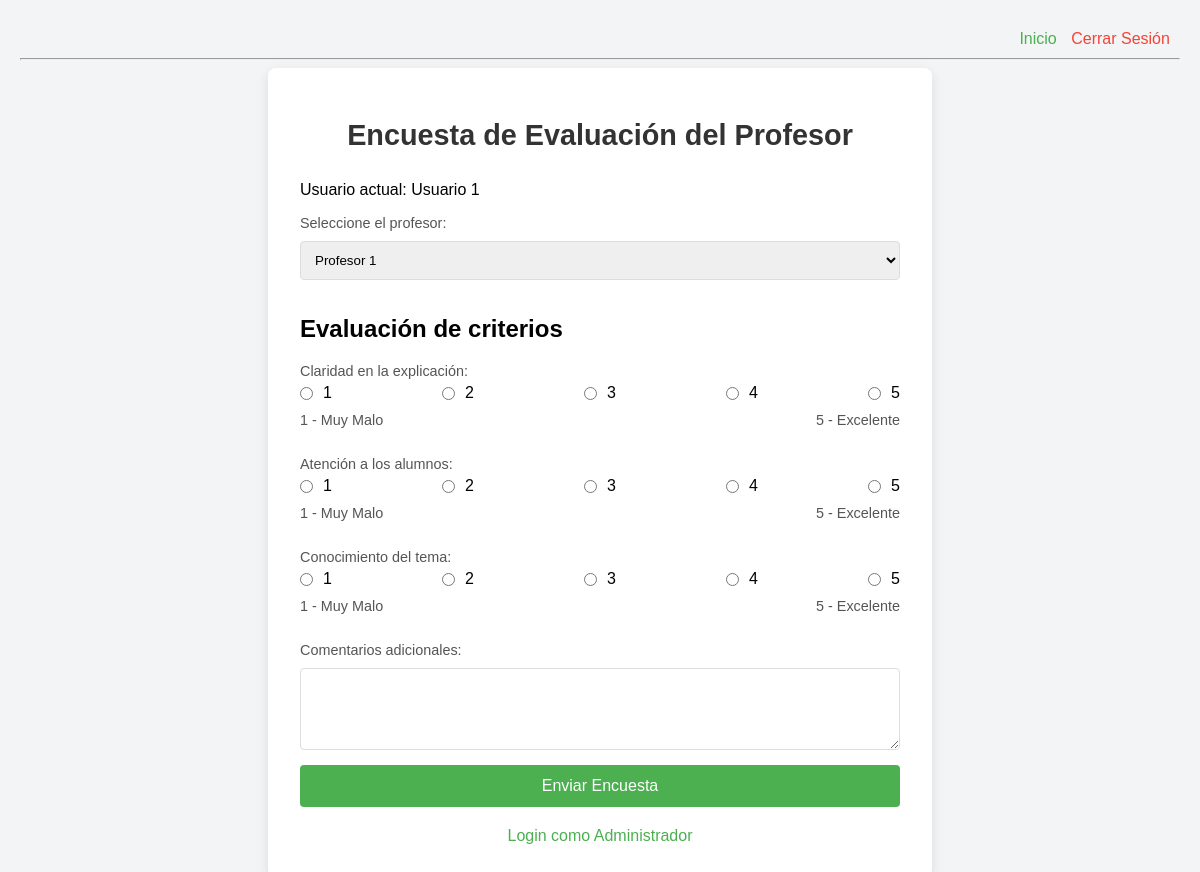
The app's page /views/encuesta/index.php (signed in) with its own data.
### tables this page shows
CREATE TABLE IF NOT EXISTS criterios (
    id INT AUTO_INCREMENT PRIMARY KEY,
    descripcion VARCHAR(255) NOT NULL
);

### views/encuesta/index.php (the view, shortened to what this page needs)
<?php
include '../includes/header.php';
?>
<!DOCTYPE html>
<html lang="es">
<head>
    <link rel="stylesheet" href="../statics/css/styles.css">
</head>
<body>
    <div class="form-container">
        <h1>Encuesta de Evaluación del Profesor</h1>
        <?php
        $conn = connectDB();
        ?>
        <p>Usuario actual: <?php echo isset($_SESSION['username']) ? $_SESSION['username'] : 'Invitado'; ?></p>
        <form action="../public/guardar_respuestas.php" method="post">
            <label for="profesor" class="profesor-label">Seleccione el profesor:</label>
            <select name="profesor_id" id="profesor" required>
                <?php
                $result = $conn->query("SELECT id, nombre FROM profesores");
                while ($row = $result->fetch_assoc()) {
                    echo "<option value='{$row['id']}'>{$row['nombre']}</option>";
                }
                ?>
            </select>
            <h2>Evaluación de criterios</h2>
            <?php
            $result = $conn->query("SELECT id, descripcion FROM criterios");
            while ($row = $result->fetch_assoc()) {
                echo "<label>{$row['descripcion']}:</label>";
                echo "<div class='radio-group'>";
                for ($i = 1; $i <= 5; $i++) {
                    echo "<div style='display: flex; align-items: center;'>";
                    echo "<input type='radio' name='criterio_{$row['id']}' value='{$i}' required> ";
                    echo "<span>{$i}</span>";
                    echo "</div>";
                }
                echo "</div>";
                echo "<div class='rating-label'>";
                echo "<span>1 - Muy Malo</span><span>5 - Excelente</span>";
                echo "</div><br>";
            }
            ?>
            <label for="comentario">Comentarios adicionales:</label>
            <textarea name="comentario" id="comentario" rows="4" cols="50"></textarea>
            <input type="submit" value="Enviar Encuesta">
        </form>
        <a href="../auth/login.php">Login como Administrador</a>
    </div>
</body>
</html>

### views/statics/css/styles.css (style rules this page uses)
body { font-family: Arial, sans-serif; margin: 20px; background-color: #f0f8ff; }
h1 { color: #2c3e50; }
form { margin-bottom: 20px; }
label { display: block; margin-top: 10px; }
input[type="text"], input[type="email"], input[type="password"], textarea { width: 100%; padding: 8px; margin-top: 5px; border: 1px solid #ccc; border-radius: 4px; }
input[type="submit"] { padding: 10px 20px; background-color: #3498db; color: white; border: none; cursor: pointer; border-radius: 4px; }
a { color: #3498db; text-decoration: none; }

### views/encuesta/index.php (style rules this page uses)
body { margin: 0; background-color: #f3f4f6; font-family: Arial, sans-serif; padding: 20px; }
.form-container { width: 90%; max-width: 600px; margin: 0 auto; background-color: #fff; padding: 2em; border-radius: 8px; box-shadow: 0px 4px 12px rgba(0, 0, 0, 0.1); text-align: left; }
.form-container h1 { font-size: 1.8em; color: #333; margin-bottom: 1em; text-align: center; }
.form-container label { margin-top: 10px; font-size: 0.9em; color: #555; display: block; margin-bottom: 5px; }
.form-container select, .form-container input[type="radio"], .form-container textarea { margin-top: 5px; margin-bottom: 15px; width: 100%; padding: 10px; border: 1px solid #ddd; border-radius: 4px; box-sizing: border-box; }
.form-container .radio-group { display: flex; justify-content: space-between; margin-bottom: 10px; }
.form-container input[type="radio"] { margin: 0 10px 0 0; }
.form-container input[type="submit"] { width: 100%; padding: 12px; background-color: #4CAF50; border: none; color: white; font-size: 1em; border-radius: 4px; cursor: pointer; transition: background-color 0.3s; }
.form-container a { display: block; text-align: center; margin-top: 15px; text-decoration: none; color: #4CAF50; }
.form-container textarea { resize: vertical; }
.rating-label { display: flex; justify-content: space-between; margin-top: 5px; font-size: 0.9em; color: #555; }

### records on screen
criterios: descripcion "Claridad en la explicación"
criterios: descripcion "Atención a los alumnos"
criterios: descripcion "Conocimiento del tema"

### other values on screen
$_SESSION['username'] "Usuario 1"
form field profesor_id "Profesor 1"
